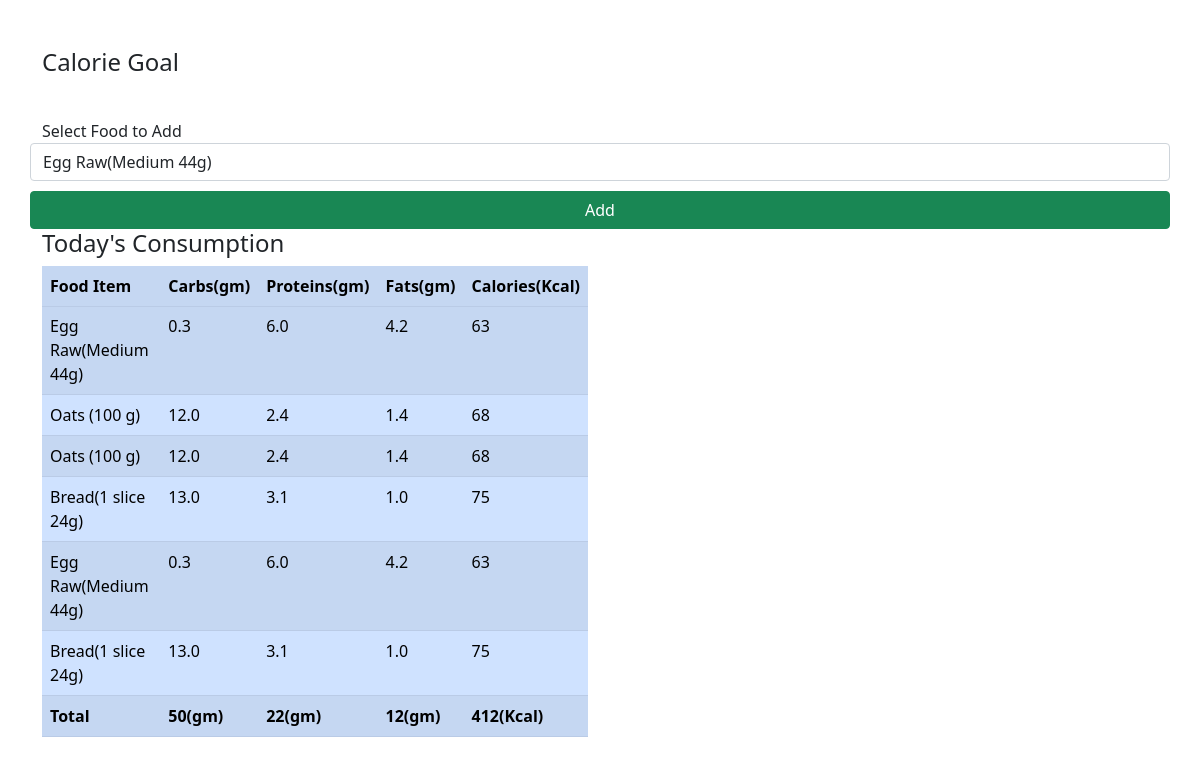
The app's page / (signed in) with its own data.
### myapp/models.py (models this page shows, shortened)
class Consume(models.Model):
    user = models.ForeignKey(User,on_delete=models.CASCADE)
    food_consumed = models.ForeignKey(Food,on_delete=models.CASCADE)

class Food(models.Model):
    name = models.CharField(max_length=100)
    carbs = models.FloatField()
    protein = models.FloatField()
    fats = models.FloatField()
    calories = models.IntegerField()

### myapp/views.py (the view)
# urls.py: path('',index,name='index'),
def index(request):
    if request.method=="POST":
        food_consumed = request.POST['food_consume']
        consume = Food.objects.get(name=food_consumed)
        user = request.user
        consume = Consume(user=user,food_consumed=consume)
        consume.save()
        foods = Food.objects.all()
        consumed_food = Consume.objects.filter(user=request.user)
    else:
        consumed_food = Consume.objects.filter(user=request.user)
        foods = Food.objects.all()
    return render(request,'myapp/index.html',{'foods':foods,'consumed_food':consumed_food})

### myapp/templates/myapp/index.html (shortened to what this page needs)
<!DOCTYPE html>
<html lang="en">
<head>
    <link href="https://cdn.jsdelivr.net/npm/bootstrap@5.0.1/dist/css/bootstrap.min.css" rel="stylesheet"
>
</head>
<body>
    <div class="container">
        <br><br>
        <h4>Calorie Goal</h4>
        <br>
        <div class="row">
            <div class="col-md-12">
                <form method="POST">
                    <div class="form-group row">
                        <label class="col-md-2" style="margin-top:10px;">
                            Select Food to Add
                        </label>
                        <select class="col-md-6 form-control" name="food_consume" id="food_consume">
                            {% for food in foods %}
                            <option value="{{food.name}}">{{food.name}}</option>
                            {% endfor %}
                        </select>
                        <button class="btn btn-success" type="submit" style="margin-top:10px;">Add</button>
                    </div>
                </form>
            </div>
        </div>
        <div class="row">
            <div class="col-md-6">
                <div>
                    <h4>Today's Consumption</h4>
                </div>
                <table id="table" class="table table-striped table-primary">
                    <tr>
                        <th>Food Item</th>
                        <th>Carbs(gm)</th>
                        <th>Proteins(gm)</th>
                        <th>Fats(gm)</th>
                        <th>Calories(Kcal)</th>
                    </tr>
                    <tr>
                        {% for c in consumed_food %}
                    <tr>
                        <td>{{c.food_consumed.name}}</td>
                        <td>{{c.food_consumed.carbs}}</td>
                        <td>{{c.food_consumed.protein}}</td>
                        <td>{{c.food_consumed.fats}}</td>
                        <td>{{c.food_consumed.calories}}</td>
                    </tr>
                    {% endfor %}
                    <tr>
                        <td id="name">
                            <b>Total</b>
                        </td>
                        <td id="totalCarbs"><b></b></td>
                        <td id="totalProtein"><b></b></td>
                        <td id="totalFats"><b></b></td>
                        <td id="totalCalories"><b></b></td>
                    </tr>
                    </tr>
                </table>
            </div>
            <div class="col-md-5 offset-1">
            </div>
        </div>
    </div>
</body>
</html>

### records on screen
Consume: food_consumed.name "Egg Raw(Medium 44g)", food_consumed.carbs "0.3", food_consumed.protein "6.0", food_consumed.fats "4.2", food_consumed.calories "63"
Consume: food_consumed.name "Oats (100 g)", food_consumed.carbs "12.0", food_consumed.protein "2.4", food_consumed.fats "1.4", food_consumed.calories "68"
Consume: food_consumed.name "Oats (100 g)", food_consumed.carbs "12.0", food_consumed.protein "2.4", food_consumed.fats "1.4", food_consumed.calories "68"
Consume: food_consumed.name "Bread(1 slice 24g)", food_consumed.carbs "13.0", food_consumed.protein "3.1", food_consumed.fats "1.0", food_consumed.calories "75"
Consume: food_consumed.name "Egg Raw(Medium 44g)", food_consumed.carbs "0.3", food_consumed.protein "6.0", food_consumed.fats "4.2", food_consumed.calories "63"
Consume: food_consumed.name "Bread(1 slice 24g)", food_consumed.carbs "13.0", food_consumed.protein "3.1", food_consumed.fats "1.0", food_consumed.calories "75"

### other values on screen
form field food_consume "Egg Raw(Medium 44g)"
